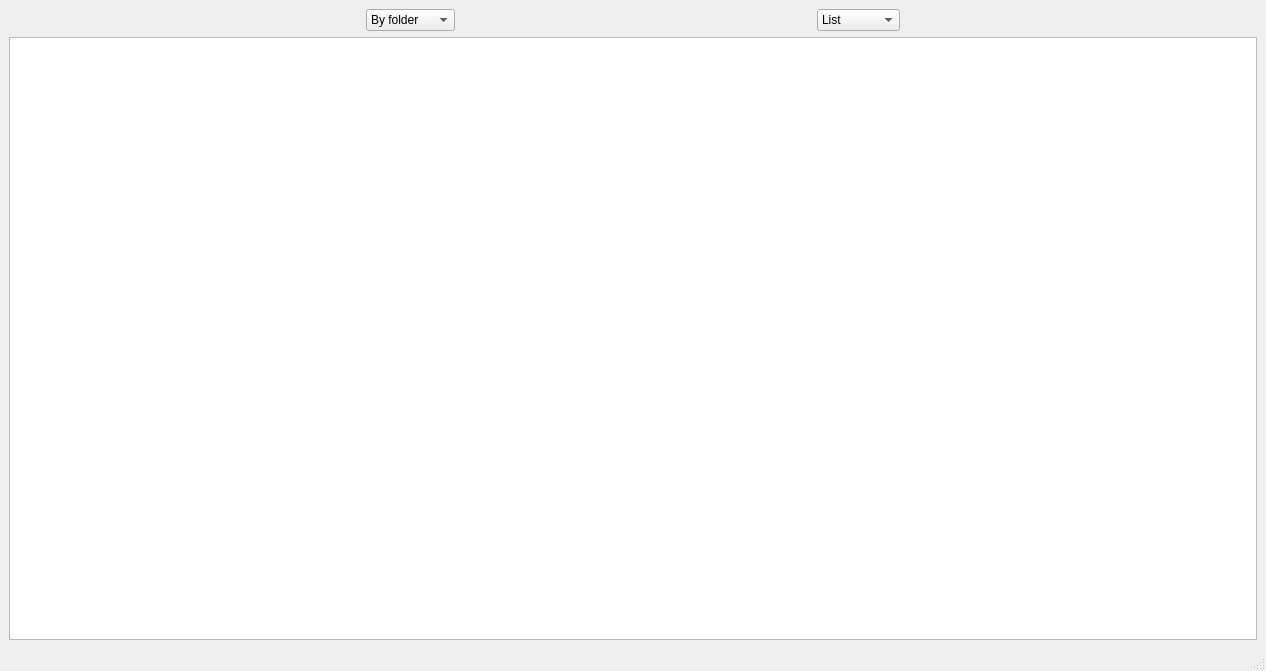
<?xml version="1.0" encoding="UTF-8"?>
<ui version="4.0">
 <class>MainWindow</class>
 <widget class="QMainWindow" name="MainWindow">
  <property name="geometry">
   <rect>
    <x>0</x>
    <y>0</y>
    <width>1266</width>
    <height>671</height>
   </rect>
  </property>
  <property name="windowTitle">
   <string>Labaratory №3</string>
  </property>
  <widget class="QWidget" name="centralwidget">
   <layout class="QVBoxLayout" name="verticalLayout_3">
    <item>
     <layout class="QHBoxLayout" name="horizontalLayout">
      <item>
       <spacer name="horizontalSpacer">
        <property name="orientation">
         <enum>Qt::Horizontal</enum>
        </property>
        <property name="sizeHint" stdset="0">
         <size>
          <width>40</width>
          <height>20</height>
         </size>
        </property>
       </spacer>
      </item>
      <item>
       <widget class="QComboBox" name="comboBox">
        <item>
         <property name="text">
          <string>By folder</string>
         </property>
        </item>
        <item>
         <property name="text">
          <string>By file type</string>
         </property>
        </item>
       </widget>
      </item>
      <item>
       <spacer name="horizontalSpacer_3">
        <property name="orientation">
         <enum>Qt::Horizontal</enum>
        </property>
        <property name="sizeHint" stdset="0">
         <size>
          <width>40</width>
          <height>20</height>
         </size>
        </property>
       </spacer>
      </item>
      <item>
       <widget class="QComboBox" name="comboBox_2">
        <item>
         <property name="text">
          <string>List</string>
         </property>
        </item>
        <item>
         <property name="text">
          <string>Bar graph</string>
         </property>
        </item>
        <item>
         <property name="text">
          <string>Pie chart</string>
         </property>
        </item>
       </widget>
      </item>
      <item>
       <spacer name="horizontalSpacer_2">
        <property name="orientation">
         <enum>Qt::Horizontal</enum>
        </property>
        <property name="sizeHint" stdset="0">
         <size>
          <width>40</width>
          <height>20</height>
         </size>
        </property>
       </spacer>
      </item>
     </layout>
    </item>
    <item>
     <layout class="QHBoxLayout" name="horizontalLayout_2">
      <item>
       <widget class="QTreeView" name="treeView"/>
      </item>
     </layout>
    </item>
   </layout>
  </widget>
  <widget class="QMenuBar" name="menubar">
   <property name="geometry">
    <rect>
     <x>0</x>
     <y>0</y>
     <width>1266</width>
     <height>21</height>
    </rect>
   </property>
  </widget>
  <widget class="QStatusBar" name="statusbar"/>
 </widget>
 <resources/>
 <connections/>
</ui>
